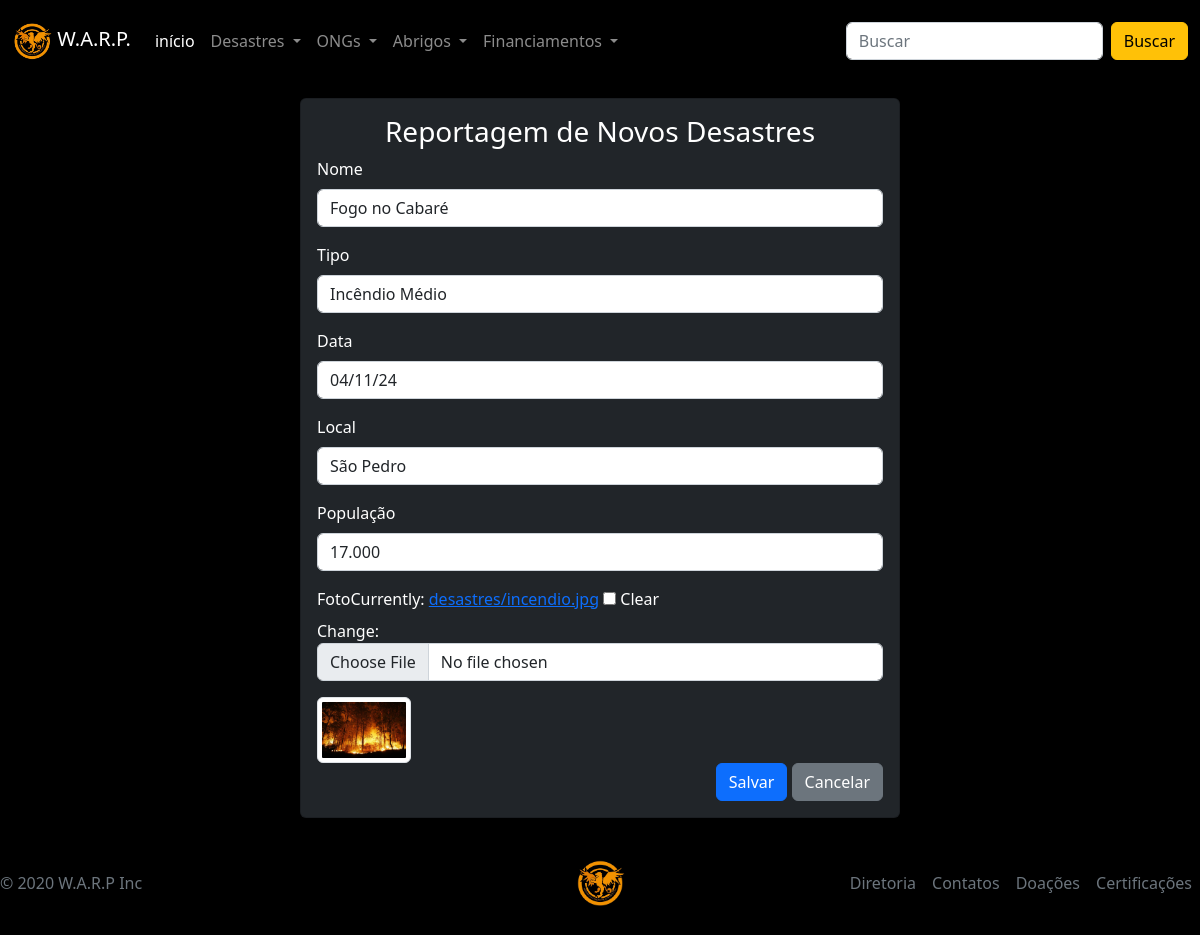
/4/desastre/editar, run on the app's committed database.
### desastres/models.py (models this page shows, shortened)
class Desastre(models.Model):
    nome = models.CharField('Nome',max_length=60)
    tipo = models.CharField('Tipo',max_length=60)
    data = models.CharField('Data',max_length=20)
    local = models.CharField('Local',max_length=100)
    populacao = models.CharField('População',max_length=10)
    foto = StdImageField('Foto', upload_to='desastres', delete_orphans=True, null=True, blank=True)
    class Meta:
        verbose_name = 'Desastre'
        verbose_name_plural = 'Desastres'

### desastres/views.py (the view)
# urls.py: path('<int:pk>/desastre/editar',DesastreUpdateView.as_view(), name='desastre_editar'),
class DesastreUpdateView(SuccessMessageMixin, UpdateView):
    model = Desastre
    form_class = DesastreModelForm
    template_name = 'desastre_form.html'
    success_url = reverse_lazy('desastres')
    success_message = 'Desastre alterado com sucesso!'

### desastres/forms.py
class DesastreModelForm(forms.ModelForm):
    class Meta:
        model = Desastre
        fields = 'nome','tipo','data','local','populacao','foto'
        error_messages = {
            'nome': {'required': 'O nome do Desastre é um campo obrigatório'},
            'tipo': {'required': 'O tipo do Desastre é um campo obrigatório'},
            'data': {'required': 'A data do Desastre é um campo obrigatório'},
            'local': {'required': 'O local do Desastre é um campo obrigatório'},
            'populacao': {'required': 'A populacao do local é um campo obrigatório'},
            'foto': {'required:': 'Imagem Obrigatória'},
        }

### desastres/templates/desastre_form.html (shortened to what this page needs)
{% extends 'principal.html' %}
{% load django_bootstrap5 %}
{% block content%}
    <div class="card shadow m-3 col-md-6 mx-auto bg-dark">
        <div class="card-body">
            <div class="row">
                <h3 class="text-center">Reportagem de Novos Desastres</h3>
                <form method="POST" enctype="multipart/form-data">
                    {% bootstrap_form form %}
                    {% if object.foto.url is not empty %}
                    <div class="col-2">
                        <img src="{{ object.foto.url }}" class="img-thumbnail" width="100" height="100" alt=""/>
                    </div>
                    {% endif %}
                    <div class="text-end">
                        {% bootstrap_button button_type="submit" content="Salvar" %}
                        <a href="{% url 'desastres' %}" class="btn btn-secondary text-white" type="button">
                           <span class="text">Cancelar</span>
                        </a>
                    </div>
                </form>
            </div>
        </div>
    </div>
{% endblock %}

### data on the page
Desastre: nome "Fogo no Cabaré", tipo "Incêndio Médio", data "04/11/24", local "São Pedro", populacao "17.000", foto (picture)
